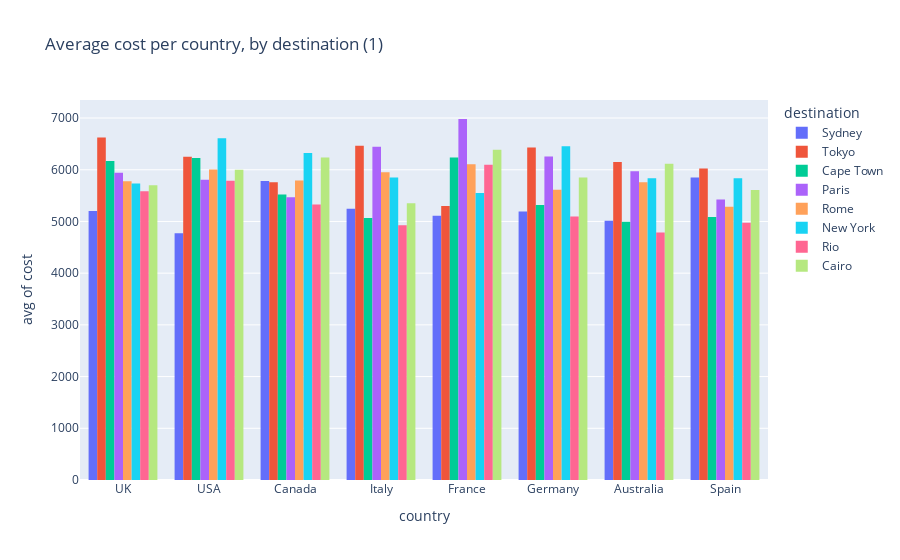

Write notebook code for a chart like this one.
### Code cell
px.histogram(travel_dataset, x="country", y="cost", histfunc="avg", title="Average cost per country, by destination (1)", color="destination", barmode="group")

### Figure 1 — Plotly figure (JSON) as saved in the notebook; plotly's stock layout.template omitted (floating-point values rounded to 4 significant figures; data arrays with more than 128 entries replaced by an {"elided": "..."} marker saying what was removed)
{"data": [{"alignmentgroup": "True", "bingroup": "x", "histfunc": "avg", "hovertemplate": "destination=Sydney<br>country=%{x}<br>avg of cost=%{y}<extra></extra>", "legendgroup": "Sydney", "marker": {"color": "#636efa", "pattern": {"shape": ""}}, "name": "Sydney", "offsetgroup": "Sydney", "orientation": "v", "showlegend": true, "type": "histogram", "x": {"elided": "1275 str values"}, "xaxis": "x", "y": {"elided": "1275 float values"}, "yaxis": "y"}, {"alignmentgroup": "True", "bingroup": "x", "histfunc": "avg", "hovertemplate": "destination=Tokyo<br>country=%{x}<br>avg of cost=%{y}<extra></extra>", "legendgroup": "Tokyo", "marker": {"color": "#EF553B", "pattern": {"shape": ""}}, "name": "Tokyo", "offsetgroup": "Tokyo", "orientation": "v", "showlegend": true, "type": "histogram", "x": {"elided": "1252 str values"}, "xaxis": "x", "y": {"elided": "1252 float values"}, "yaxis": "y"}, {"alignmentgroup": "True", "bingroup": "x", "histfunc": "avg", "hovertemplate": "destination=Cape Town<br>country=%{x}<br>avg of cost=%{y}<extra></extra>", "legendgroup": "Cape Town", "marker": {"color": "#00cc96", "pattern": {"shape": ""}}, "name": "Cape Town", "offsetgroup": "Cape Town", "orientation": "v", "showlegend": true, "type": "histogram", "x": {"elided": "1224 str values"}, "xaxis": "x", "y": {"elided": "1224 float values"}, "yaxis": "y"}, {"alignmentgroup": "True", "bingroup": "x", "histfunc": "avg", "hovertemplate": "destination=Paris<br>country=%{x}<br>avg of cost=%{y}<extra></extra>", "legendgroup": "Paris", "marker": {"color": "#ab63fa", "pattern": {"shape": ""}}, "name": "Paris", "offsetgroup": "Paris", "orientation": "v", "showlegend": true, "type": "histogram", "x": {"elided": "1259 str values"}, "xaxis": "x", "y": {"elided": "1259 float values"}, "yaxis": "y"}, {"alignmentgroup": "True", "bingroup": "x", "histfunc": "avg", "hovertemplate": "destination=Rome<br>country=%{x}<br>avg of cost=%{y}<extra></extra>", "legendgroup": "Rome", "marker": {"color": "#FFA15A", "pattern": {"shape": ""}}, "name": "Rome", "offsetgroup": "Rome", "orientation": "v", "showlegend": true, "type": "histogram", "x": {"elided": "1197 str values"}, "xaxis": "x", "y": {"elided": "1197 float values"}, "yaxis": "y"}, {"alignmentgroup": "True", "bingroup": "x", "histfunc": "avg", "hovertemplate": "destination=New York<br>country=%{x}<br>avg of cost=%{y}<extra></extra>", "legendgroup": "New York", "marker": {"color": "#19d3f3", "pattern": {"shape": ""}}, "name": "New York", "offsetgroup": "New York", "orientation": "v", "showlegend": true, "type": "histogram", "x": {"elided": "1229 str values"}, "xaxis": "x", "y": {"elided": "1229 float values"}, "yaxis": "y"}, {"alignmentgroup": "True", "bingroup": "x", "histfunc": "avg", "hovertemplate": "destination=Rio<br>country=%{x}<br>avg of cost=%{y}<extra></extra>", "legendgroup": "Rio", "marker": {"color": "#FF6692", "pattern": {"shape": ""}}, "name": "Rio", "offsetgroup": "Rio", "orientation": "v", "showlegend": true, "type": "histogram", "x": {"elided": "1293 str values"}, "xaxis": "x", "y": {"elided": "1293 float values"}, "yaxis": "y"}, {"alignmentgroup": "True", "bingroup": "x", "histfunc": "avg", "hovertemplate": "destination=Cairo<br>country=%{x}<br>avg of cost=%{y}<extra></extra>", "legendgroup": "Cairo", "marker": {"color": "#B6E880", "pattern": {"shape": ""}}, "name": "Cairo", "offsetgroup": "Cairo", "orientation": "v", "showlegend": true, "type": "histogram", "x": {"elided": "1271 str values"}, "xaxis": "x", "y": {"elided": "1271 float values"}, "yaxis": "y"}], "layout": {"barmode": "group", "legend": {"title": {"text": "destination"}, "tracegroupgap": 0}, "title": {"text": "Average cost per country, by destination (1)"}, "xaxis": {"anchor": "y", "domain": [0, 1], "title": {"text": "country"}}, "yaxis": {"anchor": "x", "domain": [0, 1], "title": {"text": "avg of cost"}}}}
